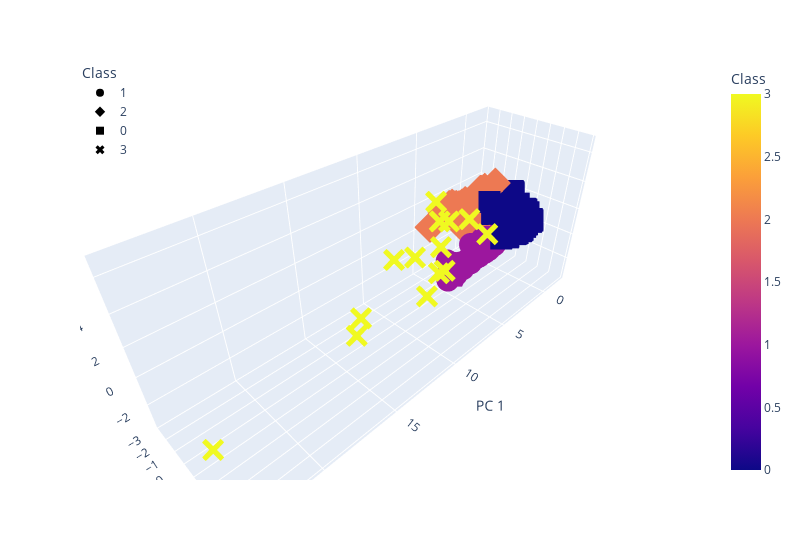

Notebook code cell kept with this figure:
### Code cell
# Creating a 3D-Scatter with the PCA data and the clusters
fig = px.scatter_3d(
    clustered_df,
    x="PC 1",
    y="PC 2",
    z="PC 3",
    color="Class",
    symbol="Class",
    hover_name = "biz_type",
    hover_data = ["enough_recycle_compost"],
    width=800)
fig.update_layout(legend=dict(x=0, y=1))
fig.show()

### Figure 1 — Plotly figure (JSON) as saved in the notebook; plotly's stock layout.template omitted (floating-point values rounded to 4 significant figures; data arrays with more than 128 entries replaced by an {"elided": "..."} marker saying what was removed)
{"data": [{"customdata": [["No"], ["No"], ["No"], ["No"], ["No"], ["No"], ["No"], ["No"], ["No"], ["No"], ["No"], ["No"], ["No"], ["No"], ["No"], ["No"], ["No"], ["No"], ["No"], ["No"], ["No"], ["No"], ["No"], ["No"], ["No"], ["No"], ["No"], ["No"], ["No"], ["No"], ["No"], ["No"], ["No"], ["No"], ["No"], ["No"], ["No"], ["No"], ["No"], ["No"], ["No"], ["No"], ["No"], ["No"], ["No"], ["No"], ["No"], ["No"], ["No"], ["No"], ["No"], ["No"], ["No"], ["No"], ["No"], ["No"], ["No"], ["No"], ["No"], ["No"], ["No"], ["No"], ["No"], ["No"], ["No"], ["No"], ["No"], ["No"], ["No"], ["No"], ["No"], ["No"], ["No"], ["No"], ["No"], ["No"], ["No"], ["No"], ["No"], ["No"], ["No"], ["No"], ["No"], ["No"], ["No"], ["No"], ["No"], ["No"], ["No"]], "hovertemplate": "<b>%{hovertext}</b><br><br>Class=%{marker.color}<br>PC 1=%{x}<br>PC 2=%{y}<br>PC 3=%{z}<br>enough_recycle_compost=%{customdata[0]}<extra></extra>", "hovertext": ["MINI MART", "RESTAURANT", "FLORIST", "MULTIFAMIL", "STRIP MALL", "CONTRACTOR", "MIXED USE", "GROCERY", "MULTIFAMIL", "RESTAURANT", "MULTIFAMIL", "LODGING", "MULTIFAMIL", "LODGING", "STRIP MALL", "LODGING", "RETAIL", "LODGING", "AUTO", "LODGING-FW", "RESTAURANT", "AUTO", "HOME IMPRO", "RETAIL", "AUTO", "UTILITY", "AUTO", "MULTIFAMIL", "GROCERY", "SCHOOL", "MEDICAL", "INDUSTRIAL", "NRSG HOME", "MULTIFAMIL", "MULTIFAMIL", "OFFICE BLD", "MULTIFAMIL", "COMMUNITY", "CHURCH", "OFFICE BLD", "CONTRACTOR", "LODGING", "NRSG HOME", "MINI MART", "HOME IMPRO", "MEDICAL", "OFFICE BLD", "LODGING", "OFFICE BLD", "OFFICE BLD", "UTILITY", "SCHOOL", "BAR NO FW", "MULTIFAMIL", "RETAIL", "LANDSCAPER", "RETAIL", "LODGING", "MULTIFAMIL", "MULTIFAMIL", "HOA", "MULTIFAMIL", "MULTIFAMIL", "LODGING-FW", "LODGING", "SCHOOL", "MULTIFAMIL", "MULTIFAMIL", "MULTIFAMIL", "VINEYARD", "LODGING", "LODGING", "MINI MART", "MULTIFAMIL", "MULTIFAMIL", "BAR NO FW", "BAKERY", "MULTIFAMIL", "RESTAURANT", "MULTIFAMIL", "LODGING", "LODGING-FW", "MULTIFAMIL", "RESTAURANT", "LODGING-FW", "MULTIFAMIL", "DELI/CAFE", "RESTAURANT", "RESTAURANT"], "legendgroup": "1", "marker": {"color": [1, 1, 1, 1, 1, 1, 1, 1, 1, 1, 1, 1, 1, 1, 1, 1, 1, 1, 1, 1, 1, 1, 1, 1, 1, 1, 1, 1, 1, 1, 1, 1, 1, 1, 1, 1, 1, 1, 1, 1, 1, 1, 1, 1, 1, 1, 1, 1, 1, 1, 1, 1, 1, 1, 1, 1, 1, 1, 1, 1, 1, 1, 1, 1, 1, 1, 1, 1, 1, 1, 1, 1, 1, 1, 1, 1, 1, 1, 1, 1, 1, 1, 1, 1, 1, 1, 1, 1, 1], "coloraxis": "coloraxis", "symbol": "circle"}, "mode": "markers", "name": "1", "scene": "scene", "showlegend": true, "type": "scatter3d", "x": [0.3035, 0.2145, -0.5027, 0.1654, -0.4357, -0.6602, 1.819, 3.454, -0.6142, 2.411, 2.289, 1.373, -0.4869, 1.526, 0.4833, 3.71, -0.6106, 0.4973, -0.1746, 3.611, 3.19, -0.5781, 0.1341, -0.6777, -0.3299, -0.3546, -0.1867, 0.8787, 0.4801, -0.5859, -0.4846, -0.2376, 3.993, -0.09033, -0.5172, -0.3706, -0.4778, -0.7248, -0.6574, 5.291, -0.6308, 1.764, 2.146, -0.4784, -0.1382, -0.5115, -0.59, -0.3561, -0.5107, 1.125, -0.2111, 0.05887, -0.2581, -0.1833, -0.6924, -0.6611, -0.8912, 4.088, 0.1265, -0.2715, 1.139, -0.3991, 0.05623, 5.03, 0.4102, -0.3171, 0.01482, -0.4492, 3.247, 0.0235, -0.08234, -0.2446, -0.208, -0.5121, -0.4973, -0.4108, -0.4018, 1.23, -0.1595, 0.0327, -0.007037, -0.2859, 1.266, 5.025, -0.2567, -0.4768, -0.3067, -0.03048, 0.7251], "y": [-0.2715, 0.3424, -0.2295, 0.09044, 0.1453, -0.5428, -0.3787, 0.6031, 0.1089, 0.3949, 0.1092, -0.1452, 0.09189, -0.1246, 0.1716, -0.06056, 0.2473, -0.1036, 0.07865, 0.08384, 0.5241, 0.06253, 0.238, 0.3038, 0.1145, -0.1484, 0.08551, 0.2514, 0.2756, 0.002211, 0.2391, -0.7522, -0.1583, 0.123, 0.1577, 0.3407, 0.08228, 0.4411, 0.337, 0.4649, -0.5368, -0.1776, -0.3447, -0.2862, 0.2395, 0.1764, 0.3375, -0.08117, 0.3613, 0.3715, -0.1283, -0.005398, -0.471, 0.0996, 0.3008, -0.5691, 0.3081, 0.007895, 0.08163, 0.07139, 0.1078, 0.1077, 0.04749, 0.08837, -0.04226, -0.01655, 0.02139, 0.1075, 0.1627, -0.6883, -0.07793, -0.1067, -0.3668, 0.1619, 0.1649, -0.3902, 0.3694, 0.06631, 0.3693, 0.1024, -0.1364, -0.08397, 0.1017, 0.3285, -0.1023, 0.1065, 0.4015, 0.4703, 0.2565], "z": [-2.773, -1.534, -2.795, -2.294, -2.012, -1.442, -1.409, -1.521, -2.292, -1.008, -2.572, -2.72, -2.329, -2.648, -1.918, -3.013, -1.822, -2.576, -2.24, -1.974, -1.946, -2.316, -1.361, -1.722, -2.188, -1.72, -2.235, -2.014, -1.87, -1.523, -1.572, -2.245, -3.47, -2.15, -2.205, -1.556, -2.338, -1.331, -1.13, -2.389, -1.428, -2.185, -2.722, -2.889, -1.381, -1.634, -1.565, -2.44, -1.512, -1.705, -1.658, -1.506, -2.424, -2.281, -1.729, -1.609, -1.726, -1.791, -2.319, -2.339, -1.043, -2.291, -2.23, -1.092, -2.481, -1.519, -1.841, -2.301, -2.594, -1.183, -2.411, -2.495, -3.005, -2.199, -2.192, -2.844, -1.834, -2.418, -1.51, -2.274, -2.509, -1.609, -2.467, -1.493, -1.623, -2.31, -1.666, -1.366, -0.9851]}, {"customdata": {"elided": "145x1 str values"}, "hovertemplate": "<b>%{hovertext}</b><br><br>Class=%{marker.color}<br>PC 1=%{x}<br>PC 2=%{y}<br>PC 3=%{z}<br>enough_recycle_compost=%{customdata[0]}<extra></extra>", "hovertext": {"elided": "145 str values"}, "legendgroup": "2", "marker": {"color": {"elided": "145 int values"}, "coloraxis": "coloraxis", "symbol": "diamond"}, "mode": "markers", "name": "2", "scene": "scene", "showlegend": true, "type": "scatter3d", "x": {"elided": "145 float values"}, "y": {"elided": "145 float values"}, "z": {"elided": "145 float values"}}, {"customdata": {"elided": "155x1 str values"}, "hovertemplate": "<b>%{hovertext}</b><br><br>Class=%{marker.color}<br>PC 1=%{x}<br>PC 2=%{y}<br>PC 3=%{z}<br>enough_recycle_compost=%{customdata[0]}<extra></extra>", "hovertext": {"elided": "155 str values"}, "legendgroup": "0", "marker": {"color": {"elided": "155 int values"}, "coloraxis": "coloraxis", "symbol": "square"}, "mode": "markers", "name": "0", "scene": "scene", "showlegend": true, "type": "scatter3d", "x": {"elided": "155 float values"}, "y": {"elided": "155 float values"}, "z": {"elided": "155 float values"}}, {"customdata": [["Yes"], ["No"], ["No"], ["No"], ["No"], ["No"], ["No"], ["Yes"], ["Yes"], ["No"], ["Yes"], ["No"], ["Yes"], ["No"]], "hovertemplate": "<b>%{hovertext}</b><br><br>Class=%{marker.color}<br>PC 1=%{x}<br>PC 2=%{y}<br>PC 3=%{z}<br>enough_recycle_compost=%{customdata[0]}<extra></extra>", "hovertext": ["MOBILEHOME", "MOBILEHOME", "GROCERY", "GROCERY", "MOBILEHOME", "MOBILEHOME", "GROCERY", "MOBILEHOME", "RESTAURANT", "RESTAURANT", "RESTAURANT", "RESTAURANT", "WINERY", "RESTAURANT"], "legendgroup": "3", "marker": {"color": [3, 3, 3, 3, 3, 3, 3, 3, 3, 3, 3, 3, 3, 3], "coloraxis": "coloraxis", "symbol": "x"}, "mode": "markers", "name": "3", "scene": "scene", "showlegend": true, "type": "scatter3d", "x": [11.31, 6.676, 7.799, 23.86, 9.251, 11.03, 6.6, 11.98, 4.588, 5.93, 5.375, 13.81, 5.983, 14.11], "y": [4.901, 0.7906, 0.7845, 2.546, 0.9434, 0.9583, 0.696, 4.888, 1.278, 0.6477, 3.245, 1.103, -0.378, 1.009], "z": [6.482, 1.077, -2.258, -0.9072, 1.581, 2.266, -1.038, 6.751, 2.46, -1.199, 2.536, -0.3029, 3.598, -1.497]}], "layout": {"coloraxis": {"colorbar": {"title": {"text": "Class"}}, "colorscale": [[0, "#0d0887"], [0.1111, "#46039f"], [0.2222, "#7201a8"], [0.3333, "#9c179e"], [0.4444, "#bd3786"], [0.5556, "#d8576b"], [0.6667, "#ed7953"], [0.7778, "#fb9f3a"], [0.8889, "#fdca26"], [1, "#f0f921"]]}, "legend": {"title": {"text": "Class"}, "tracegroupgap": 0, "x": 0, "y": 1}, "margin": {"t": 60}, "scene": {"domain": {"x": [0, 1], "y": [0, 1]}, "xaxis": {"title": {"text": "PC 1"}}, "yaxis": {"title": {"text": "PC 2"}}, "zaxis": {"title": {"text": "PC 3"}}}, "width": 800}}
